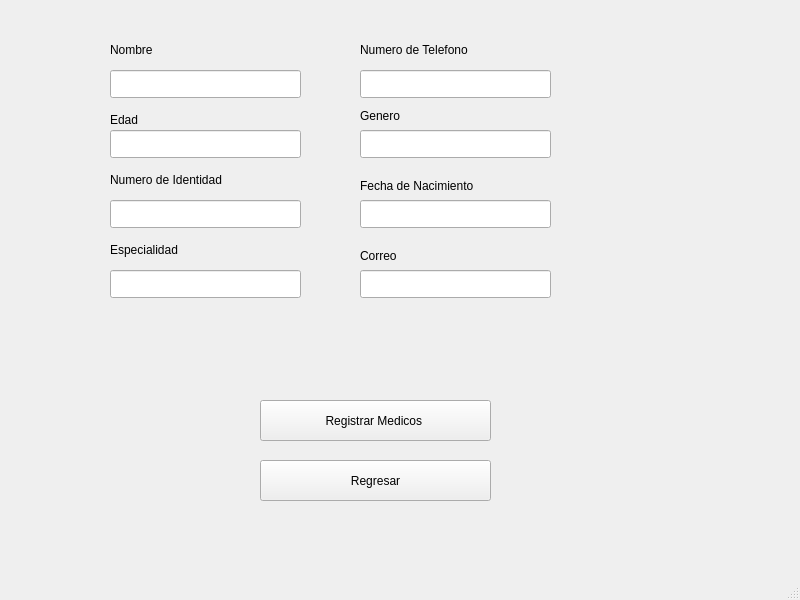
<?xml version="1.0" encoding="UTF-8"?>
<ui version="4.0">
 <class>MainMenu</class>
 <widget class="QMainWindow" name="MainMenu">
  <property name="geometry">
   <rect>
    <x>0</x>
    <y>0</y>
    <width>800</width>
    <height>600</height>
   </rect>
  </property>
  <property name="windowTitle">
   <string>MainMenu</string>
  </property>
  <widget class="QWidget" name="centralwidget">
   <widget class="QLabel" name="label">
    <property name="geometry">
     <rect>
      <x>-230</x>
      <y>-140</y>
      <width>1141</width>
      <height>821</height>
     </rect>
    </property>
    <property name="text">
     <string/>
    </property>
    <property name="pixmap">
     <pixmap>../../Pictures/Screenshots/Captura de pantalla 2025-06-02 135404.png</pixmap>
    </property>
    <property name="scaledContents">
     <bool>true</bool>
    </property>
   </widget>
   <widget class="QLabel" name="label_3">
    <property name="geometry">
     <rect>
      <x>110</x>
      <y>40</y>
      <width>63</width>
      <height>20</height>
     </rect>
    </property>
    <property name="text">
     <string>Nombre</string>
    </property>
   </widget>
   <widget class="QLabel" name="label_4">
    <property name="geometry">
     <rect>
      <x>110</x>
      <y>110</y>
      <width>131</width>
      <height>20</height>
     </rect>
    </property>
    <property name="text">
     <string>Edad</string>
    </property>
   </widget>
   <widget class="QLineEdit" name="lineEdit">
    <property name="geometry">
     <rect>
      <x>110</x>
      <y>70</y>
      <width>191</width>
      <height>28</height>
     </rect>
    </property>
   </widget>
   <widget class="QLineEdit" name="lineEdit_2">
    <property name="geometry">
     <rect>
      <x>110</x>
      <y>130</y>
      <width>191</width>
      <height>28</height>
     </rect>
    </property>
   </widget>
   <widget class="QPushButton" name="pushButton">
    <property name="geometry">
     <rect>
      <x>260</x>
      <y>400</y>
      <width>231</width>
      <height>41</height>
     </rect>
    </property>
    <property name="text">
     <string>Registrar Medicos </string>
    </property>
   </widget>
   <widget class="QPushButton" name="pushButton_2">
    <property name="geometry">
     <rect>
      <x>260</x>
      <y>460</y>
      <width>231</width>
      <height>41</height>
     </rect>
    </property>
    <property name="text">
     <string>Regresar</string>
    </property>
   </widget>
   <widget class="QLabel" name="label_5">
    <property name="geometry">
     <rect>
      <x>110</x>
      <y>170</y>
      <width>151</width>
      <height>20</height>
     </rect>
    </property>
    <property name="text">
     <string>Numero de Identidad</string>
    </property>
   </widget>
   <widget class="QLineEdit" name="lineEdit_3">
    <property name="geometry">
     <rect>
      <x>110</x>
      <y>200</y>
      <width>191</width>
      <height>28</height>
     </rect>
    </property>
   </widget>
   <widget class="QLineEdit" name="lineEdit_4">
    <property name="geometry">
     <rect>
      <x>110</x>
      <y>270</y>
      <width>191</width>
      <height>28</height>
     </rect>
    </property>
   </widget>
   <widget class="QLabel" name="label_6">
    <property name="geometry">
     <rect>
      <x>110</x>
      <y>240</y>
      <width>151</width>
      <height>20</height>
     </rect>
    </property>
    <property name="text">
     <string>Especialidad</string>
    </property>
   </widget>
   <widget class="QLabel" name="label_7">
    <property name="geometry">
     <rect>
      <x>360</x>
      <y>40</y>
      <width>151</width>
      <height>20</height>
     </rect>
    </property>
    <property name="text">
     <string>Numero de Telefono </string>
    </property>
   </widget>
   <widget class="QLabel" name="label_8">
    <property name="geometry">
     <rect>
      <x>360</x>
      <y>100</y>
      <width>171</width>
      <height>31</height>
     </rect>
    </property>
    <property name="text">
     <string>Genero </string>
    </property>
   </widget>
   <widget class="QLabel" name="label_9">
    <property name="geometry">
     <rect>
      <x>360</x>
      <y>170</y>
      <width>171</width>
      <height>31</height>
     </rect>
    </property>
    <property name="text">
     <string>Fecha de Nacimiento</string>
    </property>
   </widget>
   <widget class="QLabel" name="label_10">
    <property name="geometry">
     <rect>
      <x>360</x>
      <y>240</y>
      <width>171</width>
      <height>31</height>
     </rect>
    </property>
    <property name="text">
     <string>Correo</string>
    </property>
   </widget>
   <widget class="QLineEdit" name="lineEdit_5">
    <property name="geometry">
     <rect>
      <x>360</x>
      <y>70</y>
      <width>191</width>
      <height>28</height>
     </rect>
    </property>
   </widget>
   <widget class="QLineEdit" name="lineEdit_6">
    <property name="geometry">
     <rect>
      <x>360</x>
      <y>130</y>
      <width>191</width>
      <height>28</height>
     </rect>
    </property>
   </widget>
   <widget class="QLineEdit" name="lineEdit_7">
    <property name="geometry">
     <rect>
      <x>360</x>
      <y>270</y>
      <width>191</width>
      <height>28</height>
     </rect>
    </property>
   </widget>
   <widget class="QLineEdit" name="lineEdit_8">
    <property name="geometry">
     <rect>
      <x>360</x>
      <y>200</y>
      <width>191</width>
      <height>28</height>
     </rect>
    </property>
   </widget>
  </widget>
  <widget class="QMenuBar" name="menubar">
   <property name="geometry">
    <rect>
     <x>0</x>
     <y>0</y>
     <width>800</width>
     <height>25</height>
    </rect>
   </property>
  </widget>
  <widget class="QStatusBar" name="statusbar"/>
 </widget>
 <resources/>
 <connections/>
</ui>
